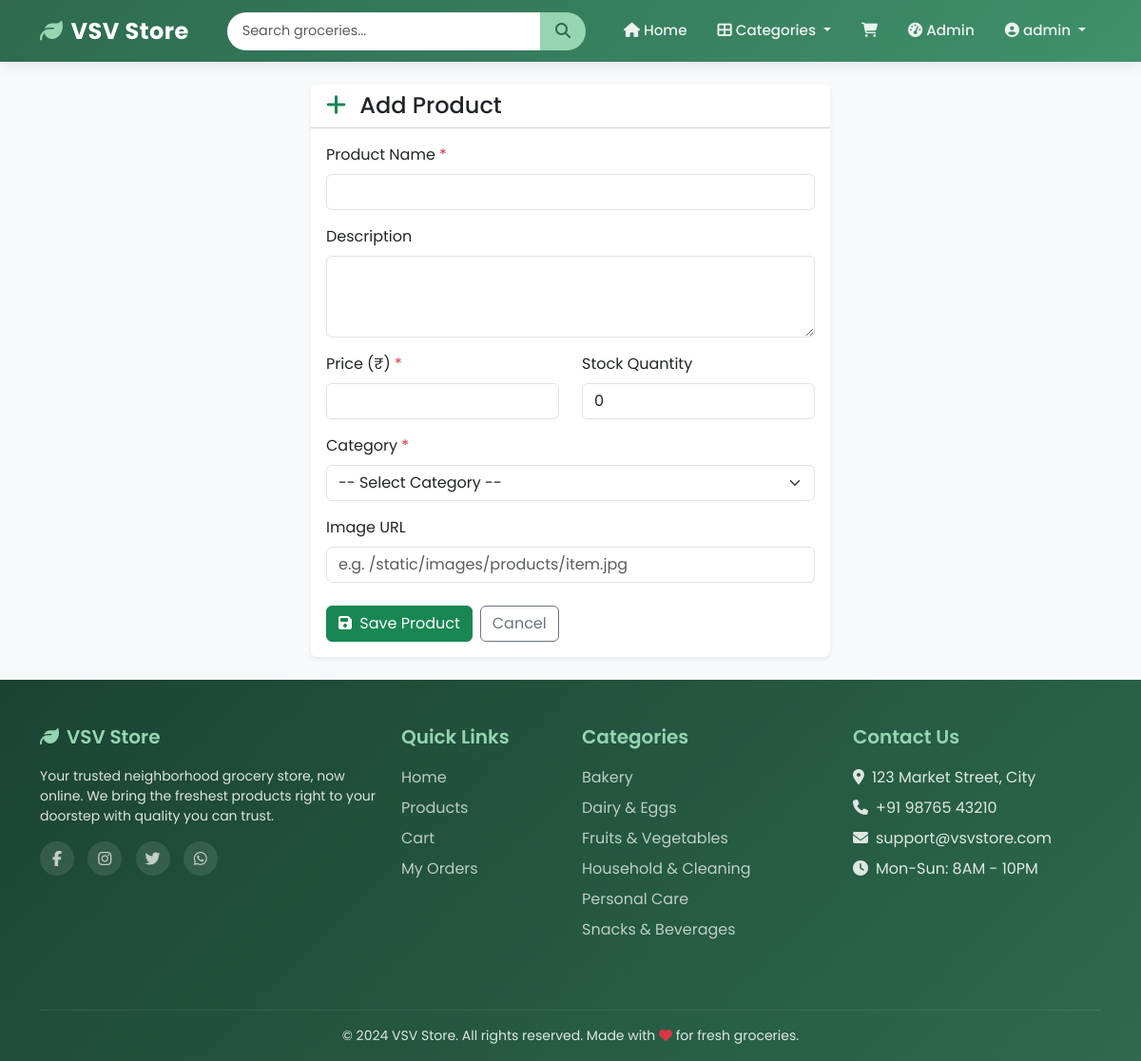
Screenshot of /admin/product/add (signed in) with the database file from the repository.
### app.py (models this page shows, shortened)
class User(UserMixin, db.Model):
    __tablename__ = 'users'
    id = db.Column(db.Integer, primary_key=True)
    username = db.Column(db.String(80), unique=True, nullable=False, index=True)
    email = db.Column(db.String(120), unique=True, nullable=False, index=True)
    password_hash = db.Column(db.String(256), nullable=False)
    is_admin = db.Column(db.Boolean, default=False)
    created_at = db.Column(db.DateTime, default=datetime.utcnow)
    cart_items = db.relationship('CartItem', backref='user', lazy='dynamic',
                                cascade='all, delete-orphan')
    orders = db.relationship('Order', backref='user', lazy='dynamic',
                             cascade='all, delete-orphan')

class Category(db.Model):
    __tablename__ = 'categories'
    id = db.Column(db.Integer, primary_key=True)
    name = db.Column(db.String(100), unique=True, nullable=False)
    description = db.Column(db.String(255), default='')
    image_url = db.Column(db.String(255), default='')
    products = db.relationship('Product', backref='category', lazy='dynamic',
                               cascade='all, delete-orphan')

### app.py (the view, shortened to what this page needs)
@app.route('/admin/product/add', methods=['GET', 'POST'])
@admin_required
def admin_add_product():
    categories = Category.query.order_by(Category.name).all()
    return render_template('admin/product_form.html',
                           categories=categories, action='Add')

### app.py (called while the page is built)
@login_manager.user_loader
def load_user(user_id):
    return User.query.get(int(user_id))

def admin_required(f):
    @wraps(f)
    @login_required
    def decorated_function(*args, **kwargs):
        if not current_user.is_admin:
            flash('Access denied. Admin privileges required.', 'danger')
            return redirect(url_for('home'))
        return f(*args, **kwargs)
    return decorated_function

@app.context_processor
def inject_cart_count():
    if current_user.is_authenticated:
        count = CartItem.query.filter_by(user_id=current_user.id).count()
    else:
        count = 0
    return dict(cart_count=count)

@app.context_processor
def inject_categories():
    categories = Category.query.order_by(Category.name).all()
    return dict(all_categories=categories, categories=categories)

### templates/admin/product_form.html (shortened to what this page needs)
{% extends 'base.html' %}
{% block content %}
<div class="container py-4">
    <div class="row justify-content-center">
        <div class="col-md-8 col-lg-6">
            <div class="card border-0 shadow-sm">
                <div class="card-header bg-white">
                    <h4 class="mb-0">
                        <i class="fas fa-{{ 'plus' if action == 'Add' else 'edit' }} me-2 text-success"></i>
                        {{ action }} Product
                    </h4>
                </div>
                <div class="card-body">
                    <form method="POST">
                        <div class="mb-3">
                            <label for="name" class="form-label">Product Name <span class="text-danger">*</span></label>
                            <input type="text" class="form-control" id="name" name="name"
                                   value="{{ product.name if product else '' }}" required>
                        </div>
                        <div class="mb-3">
                            <label for="description" class="form-label">Description</label>
                            <textarea class="form-control" id="description" name="description" rows="3">{{ product.description if product else '' }}</textarea>
                        </div>
                        <div class="row">
                            <div class="col-md-6 mb-3">
                                <label for="price" class="form-label">Price (₹) <span class="text-danger">*</span></label>
                                <input type="number" class="form-control" id="price" name="price"
                                       step="0.01" min="0.01"
                                       value="{{ product.price if product else '' }}" required>
                            </div>
                            <div class="col-md-6 mb-3">
                                <label for="stock" class="form-label">Stock Quantity</label>
                                <input type="number" class="form-control" id="stock" name="stock"
                                       min="0" value="{{ product.stock if product else 0 }}">
                            </div>
                        </div>
                        <div class="mb-3">
                            <label for="category_id" class="form-label">Category <span class="text-danger">*</span></label>
                            <select class="form-select" id="category_id" name="category_id" required>
                                <option value="">-- Select Category --</option>
                            </select>
                        </div>
                        <div class="mb-4">
                            <label for="image_url" class="form-label">Image URL</label>
                            <input type="text" class="form-control" id="image_url" name="image_url"
                                   value="{{ product.image_url if product else '' }}"
                                   placeholder="e.g. /static/images/products/item.jpg">
                        </div>
                        <div class="d-flex gap-2">
                            <button type="submit" class="btn btn-success">
                                <i class="fas fa-save me-1"></i> {{ 'Save Product' if action == 'Add' else 'Update Product' }}
                            </button>
                            <a href="{{ url_for('admin_products') }}" class="btn btn-outline-secondary">Cancel</a>
                        </div>
                    </form>
                </div>
            </div>
        </div>
    </div>
</div>
{% endblock %}

### templates/base.html (shortened to what this page needs)
<!DOCTYPE html>
<html lang="en">
<head>
    <link href="https://cdn.jsdelivr.net/npm/bootstrap@5.3.2/dist/css/bootstrap.min.css" rel="stylesheet">
    <link href="https://cdnjs.cloudflare.com/ajax/libs/font-awesome/6.5.1/css/all.min.css" rel="stylesheet">
</head>
<body>
    <nav class="navbar navbar-expand-lg navbar-vsv sticky-top">
        <div class="container">
            <a class="navbar-brand" href="{{ url_for('index') }}">
                <i class="fas fa-leaf"></i>VSV Store
            </a>
            <div class="collapse navbar-collapse" id="navbarMain">
                <form class="d-flex navbar-search mx-lg-4 flex-grow-1" action="{{ url_for('products') }}" method="GET" style="max-width: 400px;">
                    <input class="form-control" type="search" name="q" placeholder="Search groceries..." aria-label="Search">
                    <button class="btn" type="submit"><i class="fas fa-search"></i></button>
                </form>
                <ul class="navbar-nav ms-auto align-items-lg-center">
                    <li class="nav-item">
                        <a class="nav-link" href="{{ url_for('index') }}"><i class="fas fa-home me-1"></i>Home</a>
                    </li>
                    <li class="nav-item dropdown">
                        <a class="nav-link dropdown-toggle" href="#" role="button" data-bs-toggle="dropdown">
                            <i class="fas fa-th-large me-1"></i>Categories
                        </a>
                    </li>
                    <li class="nav-item">
                        <a class="nav-link" href="{{ url_for('cart') }}">
                            <span class="cart-icon-wrapper">
                                <i class="fas fa-shopping-cart"></i>
                            </span>
                        </a>
                    </li>
                    {% if current_user.is_authenticated %}
                        {% if current_user.is_admin %}
                        <li class="nav-item">
                            <a class="nav-link" href="{{ url_for('admin_dashboard') }}">
                                <i class="fas fa-tachometer-alt me-1"></i>Admin
                            </a>
                        </li>
                        {% endif %}
                        <li class="nav-item dropdown">
                            <a class="nav-link dropdown-toggle" href="#" role="button" data-bs-toggle="dropdown">
                                <i class="fas fa-user-circle me-1"></i>{{ current_user.username }}
                            </a>
                        </li>
                    {% endif %}
                </ul>
            </div>
        </div>
    </nav>
    <main class="fade-in">
        {% block content %}{% endblock %}
    </main>
    <footer class="footer-vsv">
        <div class="container">
            <div class="row">
                <div class="col-lg-4 mb-4">
                    <h5><i class="fas fa-leaf me-2"></i>VSV Store</h5>
                    <p class="small">Your trusted neighborhood grocery store, now online. We bring the freshest products right to your doorstep with quality you can trust.</p>
                    <div class="social-icons">
                        <a href="#"><i class="fab fa-facebook-f"></i></a>
                        <a href="#"><i class="fab fa-instagram"></i></a>
                        <a href="#"><i class="fab fa-twitter"></i></a>
                        <a href="#"><i class="fab fa-whatsapp"></i></a>
                    </div>
                </div>
                <div class="col-lg-2 col-md-4 mb-4">
                    <h5>Quick Links</h5>
                    <ul class="list-unstyled footer-links">
                        <li><a href="{{ url_for('index') }}">Home</a></li>
                        <li><a href="{{ url_for('products') }}">Products</a></li>
                        <li><a href="{{ url_for('cart') }}">Cart</a></li>
                        {% if current_user.is_authenticated %}
                        <li><a href="{{ url_for('orders') }}">My Orders</a></li>
                        {% endif %}
                    </ul>
                </div>
                <div class="col-lg-3 col-md-4 mb-4">
                    <h5>Categories</h5>
                    <ul class="list-unstyled footer-links">
                        {% for category in categories %}
                        <li><a href="{{ url_for('products', category=category.id) }}">{{ category.name }}</a></li>
                        {% endfor %}
                    </ul>
                </div>
                <div class="col-lg-3 col-md-4 mb-4">
                    <h5>Contact Us</h5>
                    <ul class="list-unstyled footer-links">
                        <li><i class="fas fa-map-marker-alt me-2"></i>123 Market Street, City</li>
                        <li><i class="fas fa-phone me-2"></i>+91 98765 43210</li>
                        <li><i class="fas fa-envelope me-2"></i>support@vsvstore.com</li>
                        <li><i class="fas fa-clock me-2"></i>Mon-Sun: 8AM - 10PM</li>
                    </ul>
                </div>
            </div>
            <div class="footer-bottom text-center">
                <p class="small mb-0">&copy; {{ 2024 }} VSV Store. All rights reserved. Made with <i class="fas fa-heart text-danger"></i> for fresh groceries.</p>
            </div>
        </div>
    </footer>
</body>
</html>

### templates/base.html (style rules this page uses)
:root { --vsv-primary: #2d6a4f; --vsv-secondary: #40916c; --vsv-accent: #95d5b2; --vsv-bg: #f8f9fa; --vsv-text: #212529; --vsv-cart-badge: #e63946; --vsv-light-green: #d8f3dc; --vsv-dark-green: #1b4332; }
body { font-family: 'Poppins', sans-serif; background-color: var(--vsv-bg); color: var(--vsv-text); min-height: 100vh; display: flex; flex-direction: column; }
main { flex: 1; }
.navbar-vsv { background: linear-gradient(135deg, var(--vsv-primary), var(--vsv-secondary)); box-shadow: 0 2px 15px rgba(0, 0, 0, 0.1); padding: 0.6rem 0; }
.navbar-vsv .navbar-brand { font-weight: 700; font-size: 1.5rem; color: #fff !important; letter-spacing: 0.5px; }
.navbar-vsv .navbar-brand i { color: var(--vsv-accent); margin-right: 8px; }
.navbar-vsv .nav-link { color: rgba(255, 255, 255, 0.9) !important; font-weight: 500; font-size: 0.95rem; padding: 0.5rem 1rem !important; transition: color 0.2s ease, background 0.2s ease; border-radius: 6px; }
.navbar-search .form-control { border-radius: 20px 0 0 20px; border: none; padding: 0.5rem 1rem; font-size: 0.9rem; }
.navbar-search .btn { border-radius: 0 20px 20px 0; background: var(--vsv-accent); border: none; color: var(--vsv-primary); padding: 0.5rem 1rem; }
.cart-icon-wrapper { position: relative; display: inline-block; }
.footer-vsv { background: linear-gradient(135deg, var(--vsv-dark-green), var(--vsv-primary)); color: rgba(255, 255, 255, 0.85); padding: 3rem 0 1rem; }
.footer-vsv h5 { color: var(--vsv-accent); font-weight: 600; margin-bottom: 1.2rem; }
.footer-vsv a { color: rgba(255, 255, 255, 0.7); text-decoration: none; transition: color 0.2s ease; }
.footer-vsv .footer-links li { margin-bottom: 0.5rem; }
.footer-vsv .social-icons a { display: inline-flex; align-items: center; justify-content: center; width: 36px; height: 36px; border-radius: 50%; background: rgba(255, 255, 255, 0.1); margin-right: 10px; transition: background 0.3s ease; }
.footer-bottom { border-top: 1px solid rgba(255, 255, 255, 0.1); padding-top: 1rem; margin-top: 2rem; }
.fade-in { animation: fadeIn 0.5s ease-in; }

### rows the page displays
User: username "admin"
Category: name "Bakery"
Category: name "Dairy & Eggs"
Category: name "Fruits & Vegetables"
Category: name "Household & Cleaning"
Category: name "Personal Care"
Category: name "Snacks & Beverages"

### other values shown
{{ action }} "Add"
{{ 'Save Product' if action == 'Add' else 'Update Product' }} "Save Product"
{{ 2024 }} "2024"
